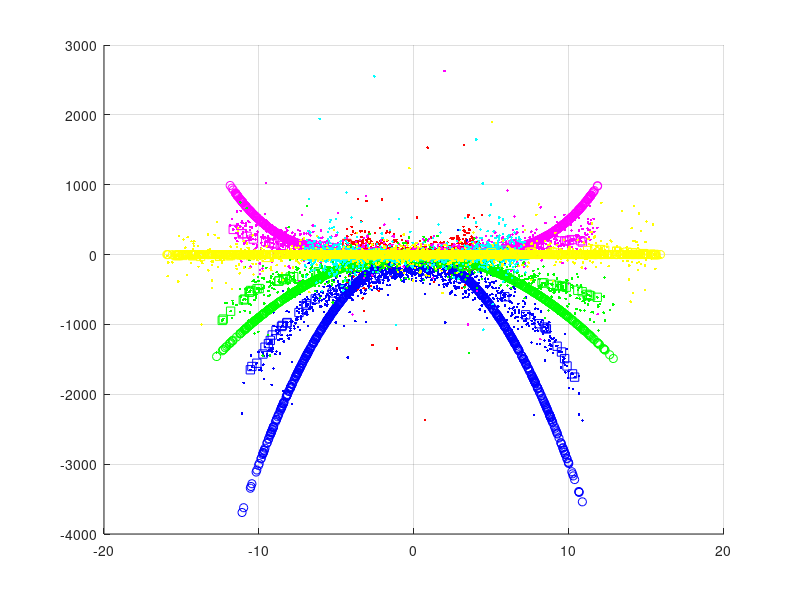

MATLAB code to generate this figure:
%load('XYdata.mat'); 
%Yall = Yall(1:100:end,:); Yall = Yall(11:end,:);
%Y = Yall(:,3);

% test: artificial Y and X -----------------------------------------
%Ycoeffs = [20, 0, 10, -.01]; Ypowers = [1,1,1,1];
%Ycoeffs = [-.085, .00062]; Ypowers = [2, 4];
%Ycoeffs = [5, 5]; Ypowers = [2, 2];
Ycoeffs = [20 -10 .01 -3 -15 .01]; Ypowers = [1, 3, 5, 3, 1, 1];
%Ycoeffs = [3, 4, -5]; Ypowers = [3, 2, 1];
numvars = length(Ycoeffs);
x0 = 1:1000; X = zeros(1000,numvars);
for var = 1:numvars
    X(:,var) = rand*sin(rand*x0 + rand) + 10*rand*sin(rand*x0 + rand) ...
        + rand*sin(10*rand*x0 + rand) + 10*rand*sin(10*rand*x0 + rand);
end
Y = zeros(length(X),1); 
for var = 1:numvars
    Y = Y + Ycoeffs(var)*X(:,var).^Ypowers(var);
end
% end test ----------------------------------------------------------

%%
[m,n] = size(X);

% weight by variance of each variable 
SD = std(X);
%X = X.*(SD/max(SD));

%{
IdxSort = zeros(size(X)); IdxUnsort = zeros(size(X));
Xsorted = zeros(size(X)); Ysorted = zeros(size(X));
dXsort = zeros(size(Xsorted)); dYsort = zeros(size(Ysorted));

for var = 1:n
    [Xsorted(:,var), IdxSort(:,var)] = sort(X(:,var));
    Ysorted(:,var) = Y(IdxSort(:,var));
    [~, IdxUnsort(:,var)] = sort(IdxSort(:,var));
    
    dXsort(:,var) = gradient(Xsorted(:,var)); 
    dYsort(:,var) = gradient(Ysorted(:,var));
end

%dXsort = Xsorted(2:end,:) - Xsorted(1:(end-1),:); dXsort = [dXsort(1,:); dXsort];
%dYsort = Ysorted(2:end,:) - Ysorted(1:(end-1),:); dYsort = [dYsort(1,:); dYsort];

%dYdXsort = dYsort./dXsort; 
%dYdXsort(isinf(dYdXsort)) = 0;
dX = zeros(size(dXsort)); dY = zeros(size(dYsort));

for var = 1:n
    dX(:,var) = dXsort(IdxUnsort(:,var),var);
    dY(:,var) = dYsort(IdxUnsort(:,var),var);
end

A = cell(n,n); 
for i = 1:n
    for j = 1:n
        A{i,j} = diag( dX(IdxSort(:,i), j) );
    end
end
A = cell2mat(A); 

Aint = cell(n,n);
for i = 1:n
    for j = 1:n
        Aint{i,j} = (i==j)*dX(IdxSort(:,i), j)';
    end
end
Aint = cell2mat(Aint);
Aint = [Aint, (Ysorted(end,:) - Ysorted(1,:))']; % integral condition 

A = [A, dYsort(:)];
A = [A; Aint];
nu = null(A);
size(nu)
%figure; plot(n)
B = rref(A);

dYdXsort = zeros(size(dYsort)); 
dYdXsort(:) = B(1:(end-n),end);
dYdX = zeros(size(dYdXsort));
for var = 1:n
    dYdX(:,var) = dYdXsort(IdxUnsort(:,var),var);
end
%}
Xdisp = permute(X, [1 3 2]) - permute(X, [3 1 2]);
Xdist = sqrt(sum(Xdisp.^2, 3));
epsilon = mean(Xdist(:)) - 1.75*std(Xdist(:))
targetIdx = (Xdist <= epsilon) & Xdist;
[source, target] = find(targetIdx); numpts = sum(targetIdx,2);
sparsity = sum(numpts < n)/length(numpts)
[srcSort, srcSortIdx] = sort(source); targetSort = target(srcSortIdx);

dYdX = zeros(size(X));
for t = 1:m
    if numpts(t) >= n
        dX_t = X(targetIdx(t,:)',:) - X(t,:);
        dY_t = Y(targetIdx(t,:)') - Y(t);
        dYdX_t = dX_t\dY_t;
        dYdX(t,:) = dYdX_t';
    else
        dYdX(t,:) = NaN; % leave a NaN hole where there aren't enough close points to estimate gradient
    end
end

% fill in NaN holes with surrounding data 
IdxSort = zeros(size(X)); IdxUnsort = zeros(size(X));
Xsorted = zeros(size(X)); 
dYdXsorted = zeros(size(dYdX));
for var = 1:n
    [Xsorted(:,var), IdxSort(:,var)] = sort(X(:,var));
    [~, IdxUnsort(:,var)] = sort(IdxSort(:,var));
    dYdXsorted(:,var) = dYdX(IdxSort(:,var),var);
end
dYdXsorted(isnan(dYdXsorted)) = 0;

sigma = 20; 
% Determine filter length
filterExtent = ceil(4*sigma);
t = -filterExtent:filterExtent;
% Create 1-D Gaussian Kernel
c = 1/(sqrt(2*pi)*sigma);
gaussKernel = c * exp(-(t.^2)/(2*sigma^2));
% Normalize to ensure kernel sums to one
gaussKernel = gaussKernel/sum(gaussKernel);
dYdXsorted = imfilter(dYdXsorted, gaussKernel', 'conv', 'replicate');

dYdXfilt = zeros(size(dYdX));
for var = 1:n
    dYdXfilt(:,var) = dYdXsorted(IdxUnsort(:,var),var);
end
nanIdx = isnan(dYdX); 
dYdX(nanIdx) = dYdXfilt(nanIdx);

% test: overwrite dYdX ------------------------------------
for var = 1:n
    dYdX_act(:,var) = Ycoeffs(var)*Ypowers(var)*X(:,var).^(Ypowers(var)-1);
end

%%{
figure; hold on; grid on; 
colr = 'rbmgcy';
for var = 1:n
    plot(X(:,var), dYdX(:,var), ['.' colr(var)]); 
    plot(X(:,var), dYdX_act(:,var), ['o' colr(var)]); 
    plot(X((numpts < n),var), dYdX((numpts < n),var), ['s' colr(var)]);
end
%}
% end test ------------------------------------------------

%%
%{
wstart = (SD/norm(SD))';
%stepsize = 1e-18;
stepsize = 1e-5;
w = wstart;
gwmags = zeros(1,1000); 
wangles = zeros(size(gwmags));
for i = 1:length(gwmags)
    gw = getgrad(w, dYdX);
    w = w + stepsize*gw; 
    w = w/norm(w);
    gwmags(i) = norm(gw);
    wangles(i) = wstart'*w;
end
%%{
[w (Ycoeffs/norm(Ycoeffs))']
wangles = acos(wangles);
figure; 
subplot(2,1,1); plot(gwmags); ylabel('grad mag'); xlabel('steps'); grid on;
subplot(2,1,2); plot(wangles); ylabel('w direction change'); xlabel('steps'); grid on;
%%}

%%{
figure; 
subplot(2,1,1); plot(X*w, 'LineWidth', 2); grid on; ylabel('X'); xlabel('time');  
hold on; plot(X);
subplot(2,1,2); plot(Y); grid on; ylabel('Y'); xlabel('time');
%%}

figure; plot(X*w, Y, '*'); grid on; xlabel('X'); ylabel('Y'); 
hold on; 
for var = 1:n
    plot(X(:,var), Y, '.');
end

% compare with PCA -----------------------------------------
[C,S] = pca(X); 
figure; plot(S(:,1), Y, '*'); grid on; xlabel('X'); ylabel('Y'); 
hold on; 
for var = 1:n
    plot(X(:,var), Y, '.');
end
title('first PC')
% ----------------------------------------------------------

function grad = getgrad(w, dydx)

dotp = dydx*w; 
integrd = dotp.*dydx; 
grad = (2*sum(integrd))';

end

%}